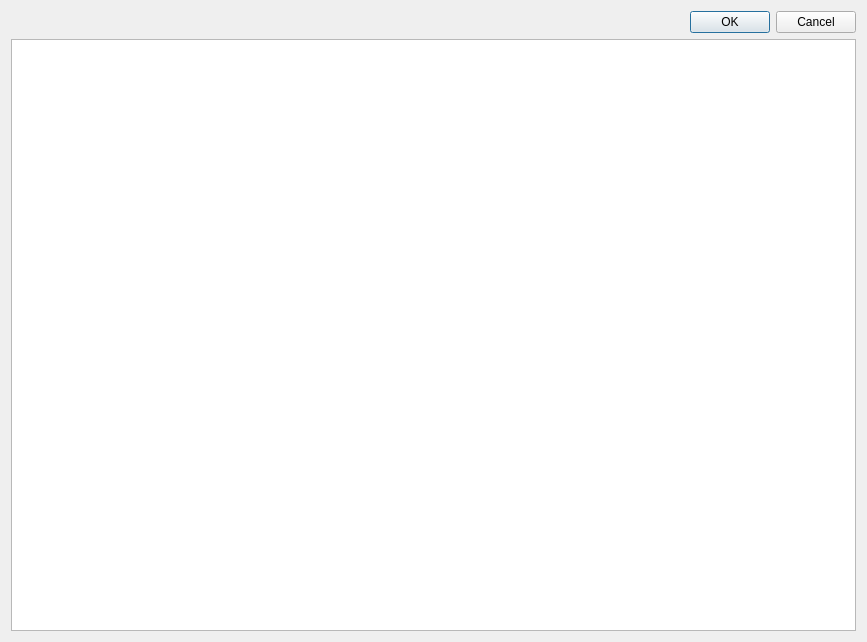
<?xml version="1.0" encoding="UTF-8"?>
<ui version="4.0">
 <class>LogDialog</class>
 <widget class="QDialog" name="LogDialog">
  <property name="geometry">
   <rect>
    <x>0</x>
    <y>0</y>
    <width>867</width>
    <height>642</height>
   </rect>
  </property>
  <property name="windowTitle">
   <string>Dialog</string>
  </property>
  <layout class="QVBoxLayout" name="verticalLayout">
   <item>
    <widget class="QDialogButtonBox" name="buttonBox">
     <property name="orientation">
      <enum>Qt::Horizontal</enum>
     </property>
     <property name="standardButtons">
      <set>QDialogButtonBox::Cancel|QDialogButtonBox::Ok</set>
     </property>
    </widget>
   </item>
   <item>
    <widget class="QPlainTextEdit" name="plainTextEdit">
     <property name="readOnly">
      <bool>true</bool>
     </property>
    </widget>
   </item>
  </layout>
 </widget>
 <resources/>
 <connections>
  <connection>
   <sender>buttonBox</sender>
   <signal>accepted()</signal>
   <receiver>LogDialog</receiver>
   <slot>accept()</slot>
   <hints>
    <hint type="sourcelabel">
     <x>248</x>
     <y>254</y>
    </hint>
    <hint type="destinationlabel">
     <x>157</x>
     <y>274</y>
    </hint>
   </hints>
  </connection>
  <connection>
   <sender>buttonBox</sender>
   <signal>rejected()</signal>
   <receiver>LogDialog</receiver>
   <slot>reject()</slot>
   <hints>
    <hint type="sourcelabel">
     <x>316</x>
     <y>260</y>
    </hint>
    <hint type="destinationlabel">
     <x>286</x>
     <y>274</y>
    </hint>
   </hints>
  </connection>
 </connections>
</ui>
